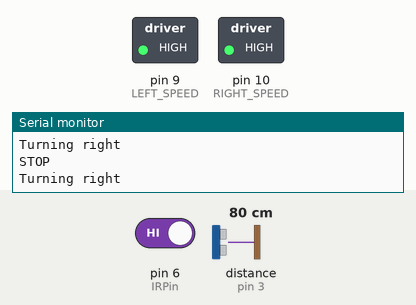
Recording of a sketch running on a simulated Arduino Uno, built with avr-gcc and run on an emulated ATmega328P. Shown: switched loads named in the sketch (green lamp = pin HIGH), the last lines printed to the serial monitor. The test bench sets the inputs (shaded band); at power-on: pin 6 (IRPin) HIGH, distance to the obstacle (sensor on pin 3) 80 cm. The echo pulse lasts 58.3 µs per cm; pins used as bus, display or sensor lines are not drawn.

Above: at 8.6 s.
8.7 s: pin 6 (IRPin) driven LOW
10.4 s: distance to the obstacle (sensor on pin 3) set to 83 cm
At 11.0 s:
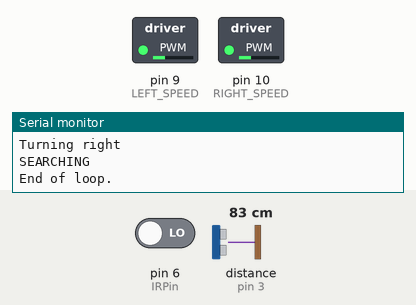
11.9 s: distance to the obstacle (sensor on pin 3) set to 2 cm
At 13.3 s:
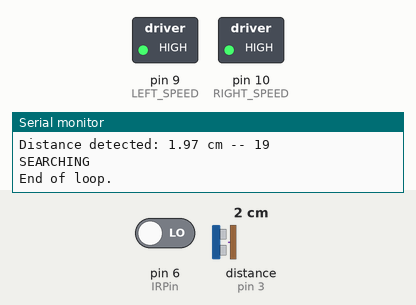
Timing chart, 0 to 14.9 s (numbered marks = the images above; inputs shaded):
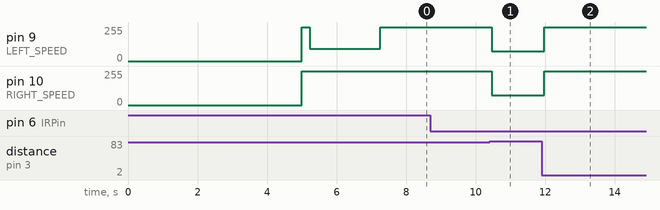

Measured:
- the behaviour switches between 80 and 81 cm on distance to the obstacle (sensor on pin 3) (found by bisection; images 0 and 1)
- after the input at 10.4 s, pin 9 (LEFT_SPEED), pin 10 (RIGHT_SPEED): 255/255 → 75/255 after 0.06 s
- after the input at 11.9 s, pin 9 (LEFT_SPEED), pin 10 (RIGHT_SPEED): 75/255 → 255/255 after 0.07 s

The sketch:

thebigskibidy.ino
```cpp
////////////////////////////////////////////////////////////////////////////////
// This is the basic Sumobots scaffold code authored by the workshops and
// projects team for participants in MTRNSoc's 2024 sumobot competition.
////////////////////////////////////////////////////////////////////////////////

// TODO: Define ultrasonic and infrared sensor pins
// REFER TO ARDUINO BASICS WORKSHOP ON HOW TO CODE SENSORS

// Ultrasonic sensor pins
// CHANGE THIS
#define echoPin1 3
#define trigPin1 4

// Infrared sensor pins
// CHANGE THIS
#define IRPin 6
#define sideIRPin 5

// TODO: Define constants/variables for motors (workshop 4)
int RIGHT_SPEED = 10; // Speed pin, ranges from 0 to 255 (ENA)
int RIGHT_F = 12; // Pin to move motor forwards (IN1)
int RIGHT_R = 11; // Pin to move motor backwards (IN2)

int LEFT_SPEED = 9; // Speed pin, ranges from 0 to 255 (ENB)
int LEFT_F = 8; // Pin to move motor forwards (IN3)
int LEFT_R = 7; // Pin to move motor backwards (IN4)

int RIGHT_CHECK = 1; //Checking right first

int i = 0; //Counter

// SPEED CONSTANTS
#define MAX_SPEED 255
#define PARTIAL_SPEED 92
#define SP_SPEED 75
#define BEGINNING_SPEED 65

//Maximum distance robot can be
#define ROBOT_RANGE 80

//Time it takes to drive 1/4 around the circle
#define Circle_time 2000

#define WAITING 0
#define SEARCHING 1
#define ATTACKING 2
#define FORWARDS 3
#define ALTERNATE_STRAT 4
#define SPEEDOFSENSOR 0.0340

//Time to turn 90 degrees
#define turn90 230

// TODO: Initialise more global variables to be used
//CHANGE TO FORWARDS IF NECESSARY
//CHANGE TO ALTERNATE_STRAT IF FACE FOWARDS SCAN AND DRIVE
int currentState = WAITING;

////////////////////////////////////////////////////////////////////////////////
/////////////////////////////// Setup Function /////////////////////////////////
////////////////////////////////////////////////////////////////////////////////

void setup() {
    pinMode(trigPin1, OUTPUT);
    pinMode(echoPin1, INPUT);

  //Setup serial communication at 9600 baudrate to allow testing for
  // input/output of the sumobot
    Serial.begin(9600);

  //TEST IF ONE TIME WORKS
  //Stay in system state WAITING for 5 seconds
    if (currentState == WAITING) {
        Serial.println("Waiting 5 seconds before starting");
        delay(5000); //REMEMBER TO CHANGE BACK TO 5 SECS
        currentState = SEARCHING;
    } else if (currentState == FORWARDS) {
        while (1) {
            driveForwards(MAX_SPEED);
            delay(50);
        }
    } else if (currentState == ALTERNATE_STRAT) {
        currentState = SEARCHING;
        return;
    }

    //Driving x amount of distance just to get it done fast
    driveForwards(MAX_SPEED);
    int j = 0;
    while (j < 8) {
        if (checkBorder(IRPin) != 1) {
            driveForwards(MAX_SPEED);
        } else {
            break;
        }
        delay(50);
        j++;
    }

    //going slower towards the edge to make sure we don't cross
    while (checkBorder(IRPin) != 1) {
        driveForwards(SP_SPEED);
    }

    //Turn hard right, should theoretically be 90 degrees
    stationaryTurnRight(MAX_SPEED);
    delay(turn90);
    stop();

    //Wrapping around the edge of the circle,
    unsigned long startTime = millis();
    while (millis() <= startTime + Circle_time) {
        turnRightSlight(MAX_SPEED, PARTIAL_SPEED);
    }

    //At this point we should be at the edge of the cirlce, turn right 90 degrees so we're facing the centre
    stationaryTurnRight(MAX_SPEED);
    delay(turn90); // TODO
    stop();
}

////////////////////////////////////////////////////////////////////////////////
//////////////////////////////// Loop Function /////////////////////////////////
////////////////////////////////////////////////////////////////////////////////

// This function is where all your logic will go. The provided template uses the
// 'states model' discussed in week 5's build session.
void loop() {
    //Now we need to start scanning for the robot

    if (checkBorder(IRPin)) {
        stationaryTurnRight(MAX_SPEED);
        delay(2 * turn90);
        stop();
    //} else if (checkBorder(sideIRPin)) {
    //     Serial.println("Side White");
    //     stationaryTurnRight(MAX_SPEED);
    //     delay(50);
    //     driveForwards(MAX_SPEED);
    //     delay(50);
    // }

    } else {
        // A switch statement allows us to compare a given variable to multiple
        // cases.
        switch (currentState) {
            case SEARCHING: {
                double distanceDetected = getDistance(trigPin1, echoPin1);
                Serial.println("Distance detected: " + String(distanceDetected) + " cm -- " + String(i));
                //If/else conditionals based on detection
                if (distanceDetected <= ROBOT_RANGE && distanceDetected != 0) {
                    currentState = ATTACKING;
                } else if (i < 12) {
                    //Turn right first because it's likely the robot will be on our right (as we loop around the left)
                    stationaryTurnRight(SP_SPEED); // change
                    i++;

                } else if (i < 72) {
                    stationaryTurnLeft(SP_SPEED);
                    i++;
                } else {
                    i = 0;
                }
                Serial.println("SEARCHING");
                break;
            }
            case ATTACKING:{
                // If it finds bot, ram at it
                unsigned long attackStart = millis();
                while (getDistance(trigPin1, echoPin1) <= ROBOT_RANGE && !checkBorder(IRPin)) {
                    driveForwards(MAX_SPEED);
                }
                currentState = SEARCHING;
                stop();
                int i = 0;
                break;
            }
        }
    delay(50); //THIS IS THE DELAY TO KEEP
    Serial.println("End of loop.");
    // The bot will run this code if the IR detects white
    //what code ?
    // What movement should the bot do in this situation?
    //declare victory
    }
}

////////////////////////////////////////////////////////////////////////////////
/////////////////////////// Sensor Functions ///////////////////////////////////
////////////////////////////////////////////////////////////////////////////////

// Function to get average distance for stability
// Gets a smoothed average distance over N readings
double getAverageDistance(int trigPin, int echoPin) {
    double total = 0;
    for (int i = 0; i < 3; i++) {
        total += getDistance(trigPin, echoPin);
        delay(5); // Small delay between readings
    }
    return total / 3;
}

/*  Function: Get Distance
/   parameters: trigPin, EchoPin
/   returns: distance
/   summary: uses ultrasonic sensor to get distance of object in front
*/
double getDistance(int trigPin, int echoPin) {
    double distance;
    unsigned long duration;
    digitalWrite(trigPin, LOW);
    delayMicroseconds(2);
    digitalWrite(trigPin, HIGH);
    delayMicroseconds(10);
    digitalWrite(trigPin, LOW);
    duration = pulseIn(echoPin, HIGH);
    distance = (duration * SPEEDOFSENSOR) / 2; // distance's unit is cm and duration is in ms
    //Serial.println("Distance detected: " + String(distance) + " cm");

    //Filtering out junk values
    if (distance > 200 || distance == 0) {
      return 9999;
    }

    return distance;
}

// IMPORTANT NOTE:
// How will you prevent your sumobot from detecting objects outside of the ring?

/*  Function: Check Border
/   parameters: IRPin
/   returns: 1 if white is detected, 0 if not detected
/   summary: uses IR sensor to detect edge of arena
*/
int checkBorder(int irSensorPin) {
    int statusSensor = digitalRead(irSensorPin);
    if (statusSensor == HIGH) {
        //Serial.println("Detected 1");
        return 1;
    } else {
        return 0;
    }
}

// What if you have more than 1 ultrasonic or infrared sensor? Do you need more
// reading functions or can the same ones be used?

////////////////////////////////////////////////////////////////////////////////
////////////////////////////// Move Functions //////////////////////////////////
////////////////////////////////////////////////////////////////////////////////

/*  Function: Drive forward
/   parameters: none
/   returns: none
/   summary: this function drives sumobot forward
*/
void driveForwards(int speed)
{
    //Serial.println("Driving forward");
    analogWrite(LEFT_SPEED, speed);
    analogWrite(RIGHT_SPEED, speed);

    digitalWrite(LEFT_F, HIGH);
    digitalWrite(LEFT_R, LOW);
    digitalWrite(RIGHT_F, HIGH);
    digitalWrite(RIGHT_R, LOW);
}
// ADDITIONAL: How can we change the above function to all the sumobot to move
// forward at a variable speed? HINT: Modify the analogWrite functions

/*  Function: Drive backwards
/   parameters: none
/   returns: none
/   summary: this function drives sumobot backwards
*/
void driveBackwards(int speed)
{
    Serial.println("Driving backwards");
    analogWrite(LEFT_SPEED, speed);
    analogWrite(RIGHT_SPEED, speed);

    digitalWrite(LEFT_F, LOW);
    digitalWrite(LEFT_R, HIGH);
    digitalWrite(RIGHT_F, LOW);
    digitalWrite(RIGHT_R, HIGH);
}

/*  Function: Turn left
/   parameters: none
/   returns: none
/   summary: this function turns sumobot to the left
*/

//Turn left in place
void stationaryTurnLeft(int speed)
{
    Serial.println("Turning left");
    analogWrite(LEFT_SPEED, speed);
    analogWrite(RIGHT_SPEED, speed);

    digitalWrite(LEFT_F, LOW);
    digitalWrite(LEFT_R, HIGH);
    digitalWrite(RIGHT_F, HIGH);
    digitalWrite(RIGHT_R, LOW);
}

//Turn left with an arc
void turnLeft(int speed)
{
    Serial.println("Moving left");
    analogWrite(LEFT_SPEED, speed);
    analogWrite(RIGHT_SPEED, speed);

    digitalWrite(LEFT_F, LOW);
    digitalWrite(LEFT_R, LOW);
    digitalWrite(RIGHT_F, HIGH);
    digitalWrite(RIGHT_R, LOW);
}


// What other movement functions might we need?
// TODO: Create some of your own movement functions.
//TURN RIGHT Function
void stationaryTurnRight(int speed)
{
    Serial.println("Turning right");
    analogWrite(LEFT_SPEED, speed);
    analogWrite(RIGHT_SPEED, speed);

    digitalWrite(LEFT_F, HIGH);
    digitalWrite(LEFT_R, LOW);
    digitalWrite(RIGHT_F, LOW);
    digitalWrite(RIGHT_R, HIGH);
}

void turnRight(int speed)
{
    Serial.println("Moving right");
    analogWrite(LEFT_SPEED, speed);
    analogWrite(RIGHT_SPEED, speed);

    digitalWrite(LEFT_F, HIGH);
    digitalWrite(LEFT_R, LOW);
    digitalWrite(RIGHT_F, LOW);
    digitalWrite(RIGHT_R, LOW);
}

//Turn right slightly
void turnRightSlight(int speed, int halfSpeed)
{
    Serial.println("Moving right");
    analogWrite(LEFT_SPEED, halfSpeed);
    analogWrite(RIGHT_SPEED, speed);

    digitalWrite(LEFT_F, HIGH);
    digitalWrite(LEFT_R, LOW);
    digitalWrite(RIGHT_F, HIGH);
    digitalWrite(RIGHT_R, LOW);
}


//Stop function
void stop() {
    Serial.println("STOP");

    digitalWrite(LEFT_F, LOW);
    digitalWrite(LEFT_R, LOW);
    digitalWrite(RIGHT_F, LOW);
    digitalWrite(RIGHT_R, LOW);
}

//Victory spin function
void victorySpins() {
    Serial.println("Get Clapped Nerds!");
    digitalWrite(LEFT_F, LOW);
    digitalWrite(LEFT_R, HIGH);
    digitalWrite(RIGHT_F, HIGH);
    digitalWrite(RIGHT_R, LOW);
    delay(2000);
    digitalWrite(LEFT_F, HIGH);
    digitalWrite(LEFT_R, LOW);
    digitalWrite(RIGHT_F, LOW);
    digitalWrite(RIGHT_R, HIGH);
    delay(2000);
}
```
